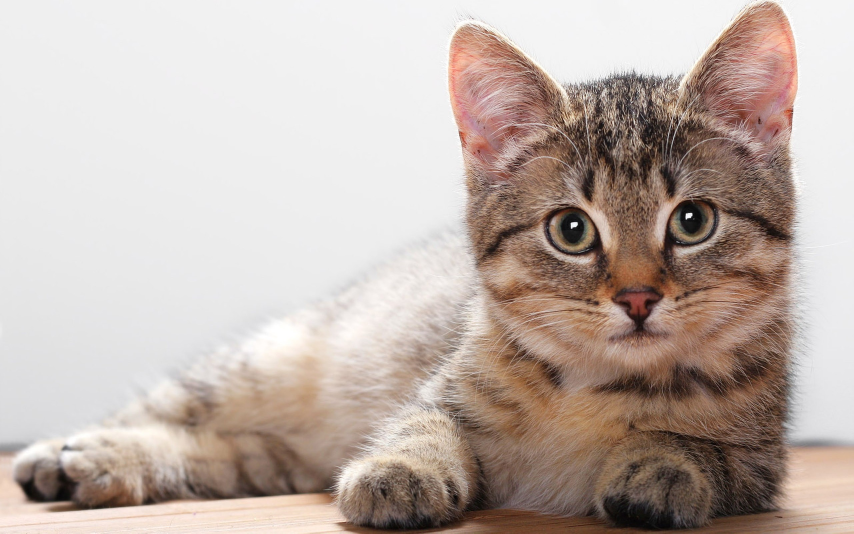
#> input picture cat.jpg, 2560 x 1600 px (shown at 1/3 size)
$ python fullcat.py   (older library calls are emulated)
#> lines starting #> are read from the running program, lines starting #| are printed output that depends on the picture
### numpyviz.py
#Special thanks to https://stackoverflow.com/a/37423823/3044825
#Attention: https://github.com/matplotlib/matplotlib/issues/14175
#is used as workaround and Axes3D (+CTRL+ALT+B) in Line 448.

import matplotlib.pyplot as plt
import matplotlib.colors as colors
from matplotlib.text import TextPath
from matplotlib.transforms import Affine2D
from matplotlib.patches import PathPatch
from matplotlib import artist
from mpl_toolkits.mplot3d import Axes3D
import mpl_toolkits.mplot3d.art3d as art3d
import numpy as np

# [52 lines left out: function draw, not called in this run]

Axes3D.draw = draw

class VisualArray:
    def __init__(self, arr, colors=None, fig=None, ax=None):
        if len(arr.shape) == 1:
            arr = arr[None,None,:]
        elif len(arr.shape) == 2:
            arr = arr[None,:,:]
        elif len(arr.shape) == 3:
            arr = arr[:,:,:]
        self.arr = arr
        if fig is None:
            self.fig = plt.figure()
        else:
            self.fig = fig
        if ax is None:
            self.ax = self.fig.gca(projection='3d')
        else:
            self.ax = ax
        self.ax.azim, self.ax.elev = -120, 30
        self.colors = colors

    # [175 lines left out: functions text3d, on_rotation, voxelize, labelize, drawaxis, colorFader and 6 more, not called in this run]

    def get_indices_chequerwise(self, window):
        coords = self.get_indices()
        return coords[np.sum(coords // window, axis=1) % 2 == 0]

    # [10 lines left out: function permute, not called in this run]

### fullcat.py
# Warning: this might be quite slow to render visual array of shape (32, 32, 3)
import numpy as np
import matplotlib.pyplot as plt
from numpyviz import VisualArray

def tohex(arr):
    def tohexarr(x):
        form = list('#000000')
        c = np.base_repr(x, base=16)
        form[-len(c):] = list(c)
        return ''.join(form)
    arr = np.asarray(arr, dtype='uint32')
    hexarr = np.vectorize(tohexarr)
    return hexarr((arr[:, :, 0]<<16) + (arr[:, :, 1]<<8) + arr[:, :, 2])

def tolabels(arr):
    def tolabelarr(x):
        return r'\begin{array}{l}\,\,\sharp ' + x[1:4] + r'\\ \,\,\,\, ' + x[4:7] + r'\\ ' + r'\\ ' + r'\\ ' + r'\end{array}'
    labelarr = np.vectorize(tolabelarr)
    return labelarr(arr)

from PIL import Image
test_image = Image.open('cat.jpg')
#> test_image is the input picture: PIL image 2560x1600 RGB; mean R, G, B 191.5, 177.4, 170.1
test_image = test_image.resize((32, 32), Image.ANTIALIAS)
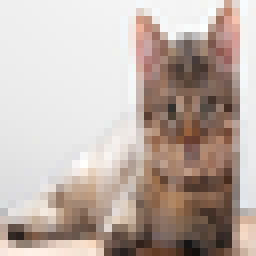
#> test_image: PIL image 32x32 RGB (shown 8 times larger); mean R, G, B 191.4, 177.3, 170
test_image = np.array(test_image).astype(int)
#> test_image: shape (32, 32, 3) int64
arr = tohex(test_image)

#> (the run stopped early here; a loop or call above may not have finished)

$ run again, with maxpooling_outt.png saved as cat.jpg
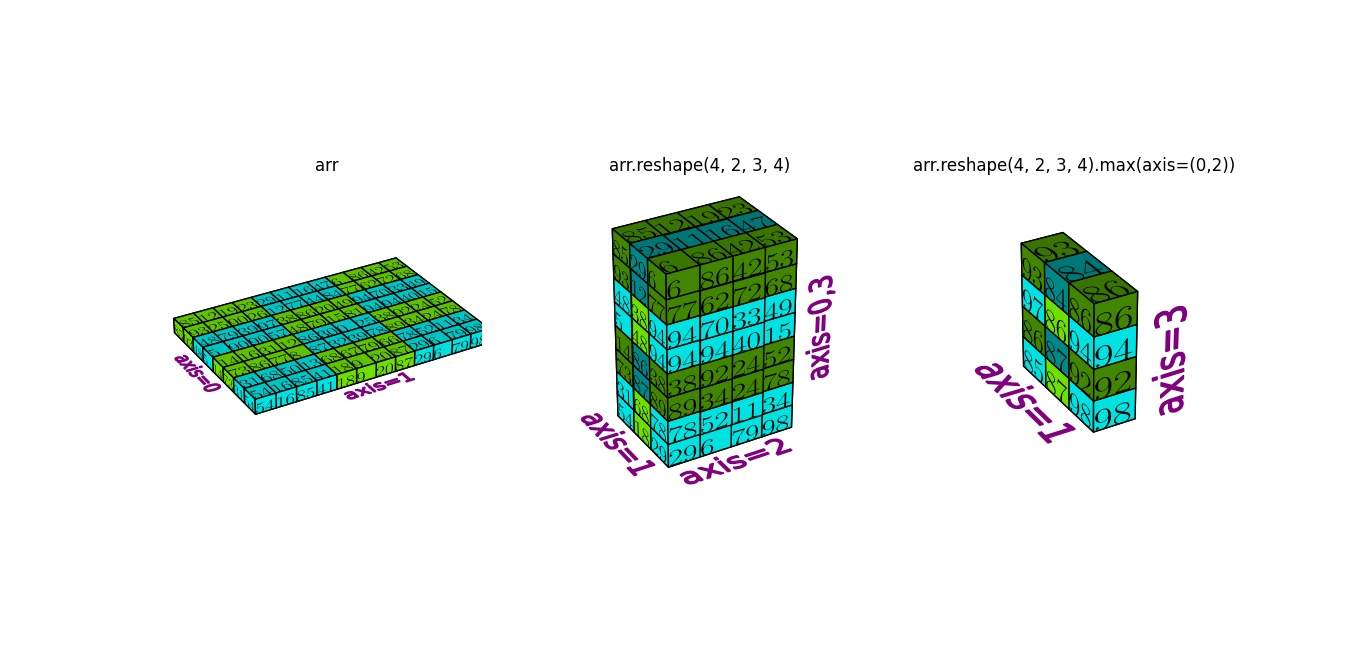
#> input picture maxpooling_outt.png, 1366 x 663 px
#> test_image is the input picture: PIL image 1366x663 RGB; mean R, G, B 232.2, 240.4, 236
#> `test_image = test_image.resize((32, 32), Image.ANTIALIAS)`:
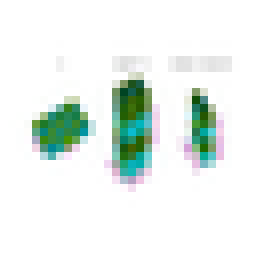
#> test_image: PIL image 32x32 RGB (shown 8 times larger); mean R, G, B 231.5, 239.9, 235.5
